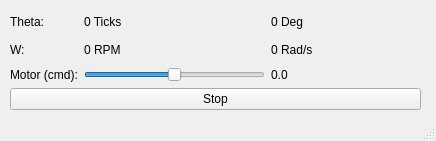
<?xml version="1.0" encoding="UTF-8"?>
<ui version="4.0">
 <class>motor_encoder_assembly_test</class>
 <widget class="QMainWindow" name="motor_encoder_assembly_test">
  <property name="geometry">
   <rect>
    <x>0</x>
    <y>0</y>
    <width>436</width>
    <height>141</height>
   </rect>
  </property>
  <property name="windowTitle">
   <string>motor_encoder_assembly_test</string>
  </property>
  <widget class="QWidget" name="centralwidget">
   <widget class="QWidget" name="verticalLayoutWidget">
    <property name="geometry">
     <rect>
      <x>10</x>
      <y>10</y>
      <width>411</width>
      <height>100</height>
     </rect>
    </property>
    <layout class="QVBoxLayout" name="verticalLayout">
     <item>
      <layout class="QGridLayout" name="gridLayout" columnminimumwidth="0,0,150">
       <item row="0" column="1">
        <widget class="QLabel" name="encoder_ticks">
         <property name="text">
          <string>0 Ticks</string>
         </property>
        </widget>
       </item>
       <item row="2" column="2">
        <widget class="QLabel" name="motor_cmd">
         <property name="text">
          <string>0.0</string>
         </property>
        </widget>
       </item>
       <item row="0" column="2">
        <widget class="QLabel" name="encoder_deg">
         <property name="text">
          <string>0 Deg</string>
         </property>
        </widget>
       </item>
       <item row="2" column="1">
        <widget class="QSlider" name="motor_cmd_slider">
         <property name="minimum">
          <number>-1000</number>
         </property>
         <property name="maximum">
          <number>1000</number>
         </property>
         <property name="orientation">
          <enum>Qt::Horizontal</enum>
         </property>
        </widget>
       </item>
       <item row="2" column="0">
        <widget class="QLabel" name="label_3">
         <property name="text">
          <string>Motor (cmd):</string>
         </property>
        </widget>
       </item>
       <item row="0" column="0">
        <widget class="QLabel" name="label">
         <property name="text">
          <string>Theta:</string>
         </property>
        </widget>
       </item>
       <item row="1" column="0">
        <widget class="QLabel" name="label_2">
         <property name="text">
          <string>W:</string>
         </property>
        </widget>
       </item>
       <item row="1" column="1">
        <widget class="QLabel" name="encoder_rpm">
         <property name="text">
          <string>0 RPM</string>
         </property>
        </widget>
       </item>
       <item row="1" column="2">
        <widget class="QLabel" name="encoder_rps">
         <property name="text">
          <string>0 Rad/s</string>
         </property>
        </widget>
       </item>
      </layout>
     </item>
     <item>
      <layout class="QHBoxLayout" name="horizontalLayout">
       <item>
        <widget class="QPushButton" name="motor_stop">
         <property name="text">
          <string>Stop</string>
         </property>
        </widget>
       </item>
      </layout>
     </item>
    </layout>
   </widget>
  </widget>
  <widget class="QStatusBar" name="statusbar"/>
 </widget>
 <resources/>
 <connections/>
</ui>
